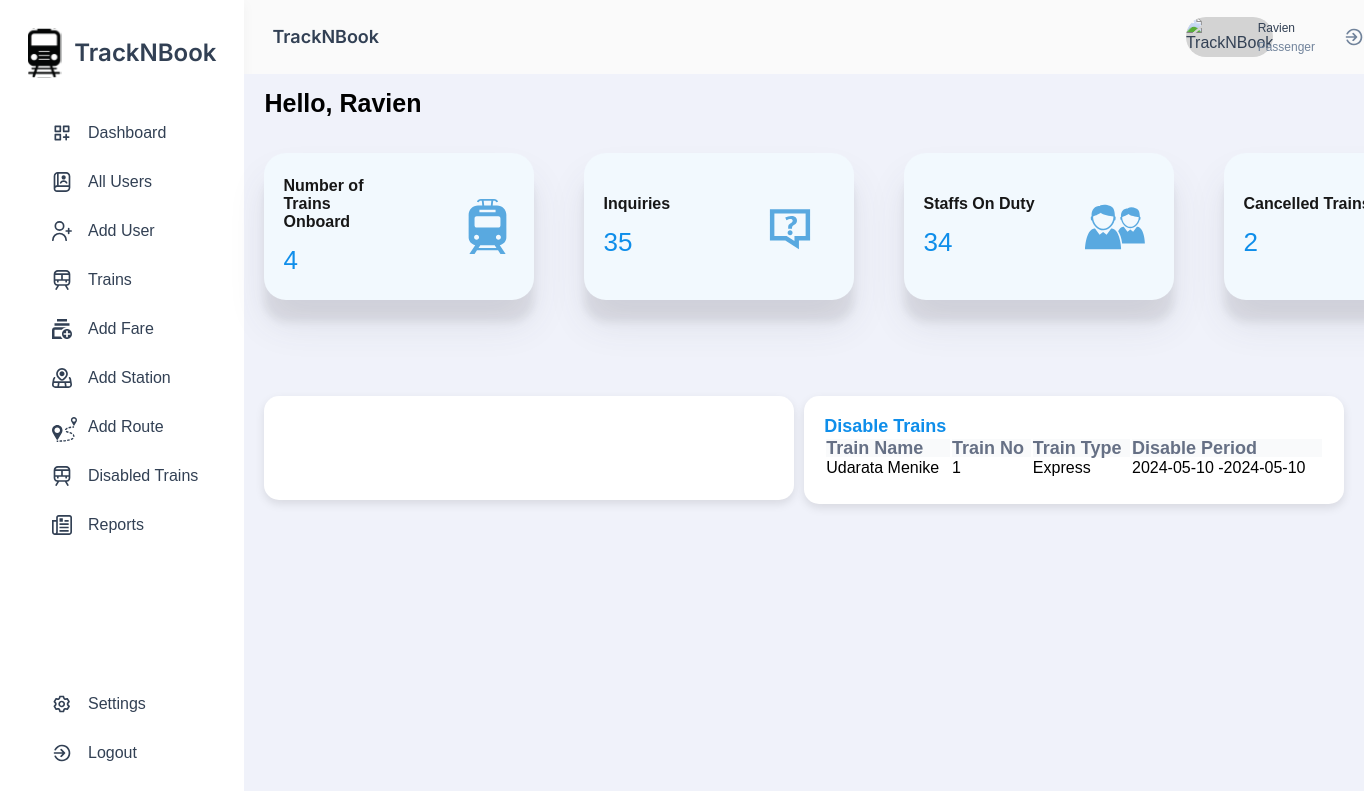
Before: /public/dashboard/admin (signed in) with the older database file.
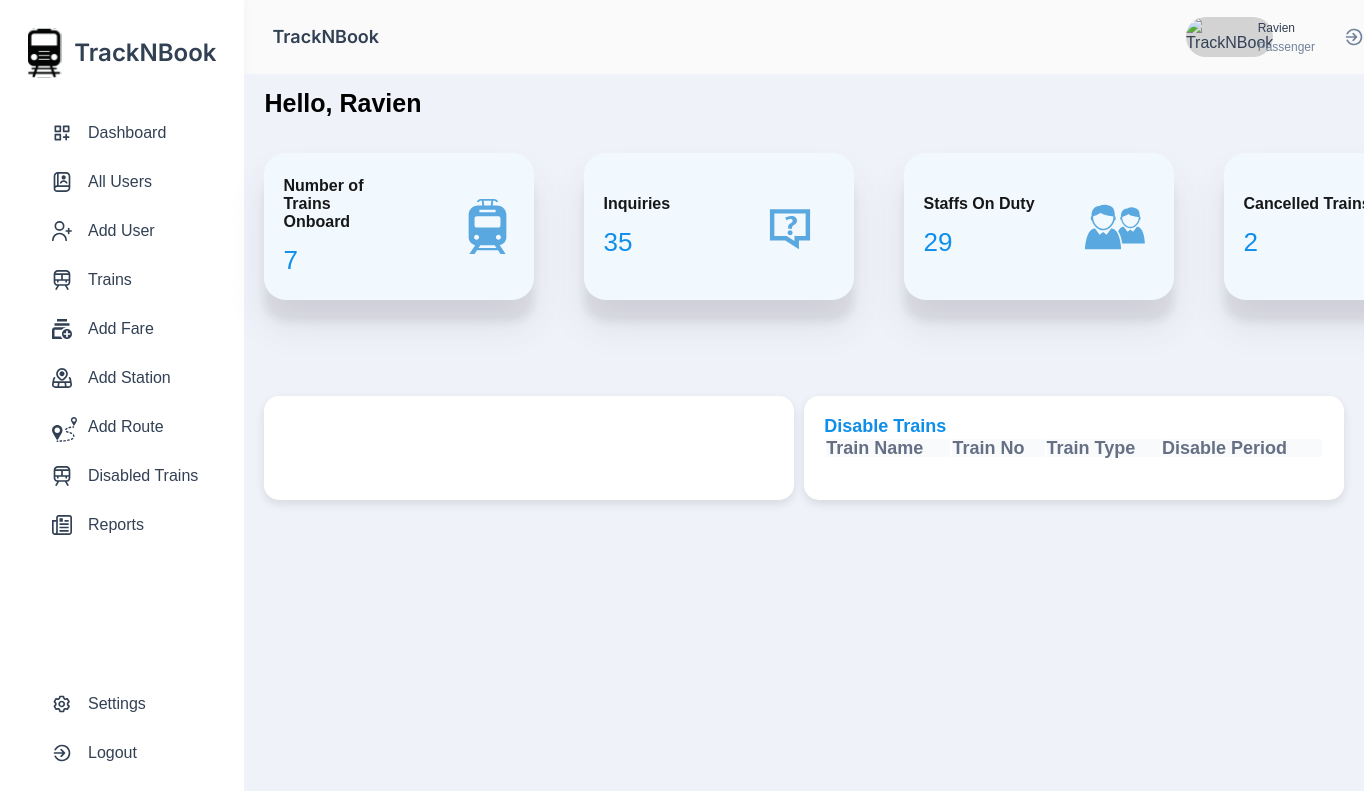
After: the same page with the newer database file.
### tables this page shows
CREATE TABLE `tbl_train_disable_period` (
  `disable_period_id` int(11) NOT NULL,
  `disable_period_train_id` int(11) NOT NULL
);

CREATE TABLE `tbl_train` (
  `train_id` int(11) NOT NULL,
  `train_name` varchar(200) NOT NULL,
  `train_type` int(5) NOT NULL,
  `train_start_time` time NOT NULL,
  `train_end_time` time NOT NULL,
  `train_start_station` int(11) NOT NULL,
  `train_end_station` int(11) NOT NULL,
  `train_route` int(11) NOT NULL,
  `train_status` varchar(10) NOT NULL DEFAULT 'Enabled'
);

CREATE TABLE `tbl_train_type` (
  `train_type_id` int(11) NOT NULL,
  `train_type` varchar(20) NOT NULL
);

CREATE TABLE `tbl_disable_period` (
  `disable_period_id` int(11) NOT NULL,
  `disable_period_start_date` date NOT NULL,
  `disable_period_end_date` date NOT NULL
);

### private/core/app.php (called while the page is built, shortened)
<?php
class App
{
    protected $method = 'index';
    public function __construct()
    {
        try{
            $URL = $this->getURL();
            if (file_exists("../private/controllers/" . $URL[0] . ".php" )) {
                unset( $URL[0]);
            }
            else {
               echo "<pre>";
                print_r($URL);
                echo "</pre>";
                require("../private/views/error404.view.php");
            }
            $this->controller = new $this->controller();
            if (isset($URL[1]) && method_exists($this->controller, $URL[1]))
            {
                $this->method = ucfirst($URL[1]);
                unset( $URL[1]);
            }
            $URL = array_values($URL);
            $this->params = $URL;
            call_user_func_array(array($this->controller,$this->method), $this->params);
        }
        catch(Exception $e)
        {
            die($e->getMessage());
        }
    }
    private function getURL()
    {
        $url = isset($_GET['url']) ? $_GET['url'] : "home";
        return explode("/",  filter_var(trim($url, "/"), FILTER_SANITIZE_URL));
    }
}
?>

### public/index.php (called while the page is built, shortened)
<?php
$app = new App;
?>

### private/models/Auth.php (called while the page is built, shortened)
<?php
class Auth
{
    public static function user()
    {
        if (isset($_SESSION['USER'])) {
            return $_SESSION['USER']->user_first_name;
        }
        return false;
    }
}

### private/core/database.php (called while the page is built, shortened)
<?php
class Database
{
    protected function connect()
    {
        $string = DBDRIVER . ":host=" . DBHOST . ";dbname=" . DBNAME;
        if (!$con = new PDO($string, DBUSER, DBPASS)) {
            die("database connection faild");
        }
        return $con;
    }
    public function query($query, $data = array(), $data_type = "object")
    {
        try {
            $con = $this->connect();
            $stm = $con->prepare($query);
            if ($stm) {
                $check = $stm->execute($data);
                if ($check) {
                    if ($data_type == "object") {
                        $data = $stm->fetchAll(PDO::FETCH_OBJ);
                    } elseif ($data_type == "array") {
                        $data = $stm->fetchAll(PDO::FETCH_ASSOC);
                    }
                    if (is_array($data) && count($data) > 0) {
                        return $data;
                    }
                }
            }
        } catch (PDOException $e) {
            die($e);
        }
        return false;
    }
}

### private/models/TrainDisablePeriods.php (called while the page is built, shortened)
<?php
class TrainDisablePeriods extends Model
{
    public function getAllDisableTrains()
    {
        $query = "SELECT *
        FROM tbl_train_disable_period tdp
            JOIN tbl_disable_period dp ON tdp.disable_period_id = dp.disable_period_id
            JOIN tbl_train t ON tdp.disable_period_train_id = t.train_id
            JOIN tbl_train_type tt ON t.train_type = tt.train_type_id
            JOIN tbl_route r ON t.train_route = r.route_no";
        $result = $this->query($query);
        if (is_array($result) && count($result) > 0) {
            return $result;
        }
        return [];
    }
}

### private/views/admin.dashboard.view.php (the view, shortened to what the changed rows need)
<body>
    <?php $this->view("./includes/sidebar") ?>
    <div class="column-left">
        <main class="bg">
            <div class="container">
                <div class="row">
                    <div class="col-12">
                        <div class="if-txt-wrapper">Hello,
                            <?= ucfirst(Auth::user()) ?>
                        </div>
                    </div>
                </div>
            </div>
            <div class="container">
                <div class="row">
                    <div class="col-12">
                        <div class="d-flex flex-row justify-content-between g-50">
                            <div class="col-4">
                                <div
                                    class="dashboard-card-admin d-flex align-items-center bg-light-blue Primary-Gray g-50">
                                    <a class="blue">
                                        <div class="d-flex flex-column g-10">
                                            <p1 class="mb-4 align-items-start ">Number of Trains <br>Onboard</p1>
                                            <p2> <?= $data['trainsCount'] ?></p2>
                                        </div>
                                    </a>
                                    <div class="d-flex">
                                    </div>
                                </div>
                            </div>
                            <div class="col-4">
                                <div
                                    class="dashboard-card-admin d-flex align-items-center bg-light-blue Primary-Gray g-50">
                                    <a class="blue">
                                        <div class="d-flex flex-column g-10">
                                            <p1 class="mb-4">Inquiries</p1>
                                            <p2>35</p2>
                                        </div>
                                    </a>
                                    <div class="d-flex ml-40 ">
                                    </div>
                                </div>
                            </div>
                            <div class="col-4">
                                <div
                                    class="dashboard-card-admin d-flex align-items-center bg-light-blue Primary-Gray g-50">
                                    <a class="blue">
                                        <div class="d-flex flex-column g-10">
                                            <p1 class="mb-4">Staffs On Duty</p1>
                                            <p2> <?= $data['usersCount'] ?></p2>
                                        </div>
                                    </a>
                                    <div class="d-flex  ">
                                    </div>
                                </div>
                            </div>
                            <div class="col-4">
                                <div
                                    class="dashboard-card-admin d-flex align-items-center bg-light-blue Primary-Gray g-50">
                                    <div class="d-flex flex-column g-10">
                                        <p1 class="mb-4">Cancelled Trains</p1>
                                        <p2 class="blue">2</p2>
                                    </div>
                                </div>
                            </div>
                        </div>
                    </div>
                </div>
            </div>
            <br><br>
            <div class='container'>
                <div class='row'>
                    <div class='col-6 pr-10'>
                        <div class="chart-card">
                            <canvas id="myChart" width="100%" height="60%"></canvas>
                        </div>
                    </div>
                    <div class='col-6 chart-card'>
                        <p2 class="blue" style="font-weight: bold; font-size: 18px;">Disable Trains</p2>
                        <table class="if-table stripe hover" id="userTable" style:width=80%>
                            <thead>
                                <tr>
                                    <th class=" ">
                                        Train Name
                                    </th>
                                    <th class=" ">
                                        Train No
                                    </th>
                                    <th class=" ">
                                        Train Type
                                    </th>
                                    <th class=" ">
                                        Disable Period
                                    </th>
                                </tr>
                            </thead>
                            <tbody>
                                <?php foreach ($data['trains'] as $train): ?>
                                    <tr class="p-20">
                                        <td class="">
                                            <?= $train->train_name ?>
                                        </td>
                                        <td class="">
                                            <?= $train->train_id?>
                                        </td>
                                        <td class="">
                                            <?= $train->train_type ?>
                                        </td>
                                        <td class="">
                                            <?= $train->disable_period_start_date . " -" . $train->disable_period_end_date ?>
                                        </td>
                                    </tr>
                                <?php endforeach; ?>
                            </tbody>
                        </table>
                    </div>
                </div>
            </div>
    </div>
</body>
</html>

### private/views/includes/sidebar.view.php (shortened to what the changed rows need)
<?php
if (Auth::getuser_type() == "admin") {
  $sidebar_list = $admin;
} elseif (Auth::getuser_type() == "staff_ticketing") {
  $sidebar_list = $staff_ticketing;
} elseif (Auth::getuser_type() == "staff_general") {
  $sidebar_list = $staff_general;
} elseif (Auth::getuser_type() == "station_master") {
  $sidebar_list = $station_master;
} elseif (Auth::getuser_type() == "ticket_checker") {
  $sidebar_list = $ticket_checker;
} elseif (Auth::getuser_type() == "train_driver") {
  $sidebar_list = $train_driver;
} else {
  $sidebar_list = $admin;
}
?>
<div class="sidebar shadow">
  <div class="sidebar-top g-10">
    <div class="brand">
      <img src="<?= ASSETS ?>images/track-n-book-logo-1.svg" alt="TrackNBook">
      <div class="brand-text">TrackNBook</div>
    </div>
    <div class="sidebar-menu">
      <ul>
        <?php foreach ($sidebar_list as $item) { ?>
          <li class="sidebar-item"><a href="<?= ROOT . strtolower($item[3]); ?>">
              <div class="sidebar-content">
                <div class="sidebar-icon">
                  <?= $item[1] ?>
                </div>
                <div class="sidebar-text">
                  <?= ucfirst($item[0]) ?>
                </div>
              </div>
            </a>
          </li>
        <?php } ?>
      </ul>
    </div>
  </div>
  <div class="sidebar-bottom">
    <div class="sidebar-menu">
      <ul>
        <li class="sidebar-item "><a href="<?= ROOT ?>settings">
            <div class="sidebar-content">
              <div class="sidebar-icon">
              </div>
              <div class="sidebar-text">Settings</div>
            </div>
          </a>
        </li>
        <li class="sidebar-item"><a href="<?= ROOT ?>logout">
            <div class="sidebar-content">
              <div class="sidebar-icon">
              </div>
              <div class="sidebar-text">Logout</div>
            </div>
          </a>
        </li>
      </ul>
    </div>
  </div>
</div>

Changed rows visible on the page:
removed tbl_train_disable_period: disable_period_train.train_name "Udarata Menike", disable_period_train.train_id "1", tbl_train_type.train_type "Express", disable_period_id.disable_period_start_date "2024-05-10", disable_period_id.disable_period_end_date "2024-05-10"
Other visible differences:
$data['trainsCount']: "4" → "7"
$data['usersCount']: "34" → "29"
